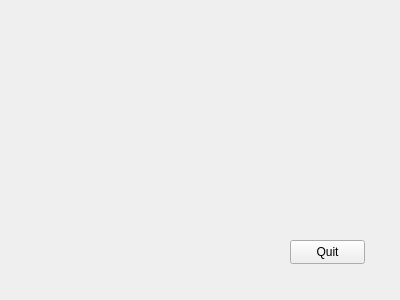
<?xml version="1.0" encoding="UTF-8"?>
<ui version="4.0">
 <class>Form</class>
 <widget class="QWidget" name="Form">
  <property name="geometry">
   <rect>
    <x>0</x>
    <y>0</y>
    <width>400</width>
    <height>300</height>
   </rect>
  </property>
  <property name="windowTitle">
   <string>Form</string>
  </property>
  <widget class="QPushButton" name="QuitButton">
   <property name="geometry">
    <rect>
     <x>290</x>
     <y>240</y>
     <width>75</width>
     <height>24</height>
    </rect>
   </property>
   <property name="text">
    <string>Quit</string>
   </property>
  </widget>
 </widget>
 <resources/>
 <connections/>
</ui>
